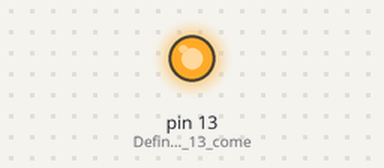
The sketch below on a simulated Arduino Uno, built with avr-gcc and run on an emulated ATmega328P. Parts: output pins drawn as LEDs (lit = HIGH).

Above: at 0.1 s.
Timing chart, 0 to 1.6 s (numbered marks = the images above):
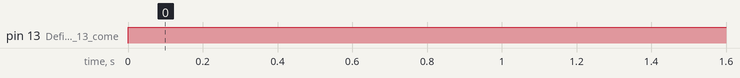

The sketch:

sketch_jan21a.ino
```cpp
int pin = 13;

void setup() {
  pinMode(13, OUTPUT); // Definisco il pin 13 come output;
}

void loop() {
  digitalWrite(13, HIGH); // Accendo il LED;
}
```

Measured:
- by itself, pin 13 (Definisco_il_pin_13_come): LOW → HIGH at 0.00 s
